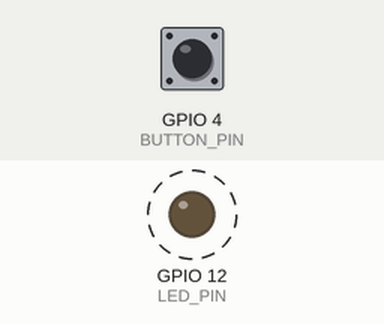
Bench run of a program on a simulated ESP32. On the bench: output pins drawn as LEDs (lit = HIGH). Dashed ring = blinking. The inputs (shaded band) are chosen by the test bench; at power-on: GPIO 4 (BUTTON_PIN) HIGH. What the program prints to the serial monitor is not drawn.

Above: at 1.2 s.
1.3 s: GPIO 4 (BUTTON_PIN) pulled LOW for 0.15 s
Timing chart, 0 to 10.3 s (numbered marks = the images above; inputs shaded):
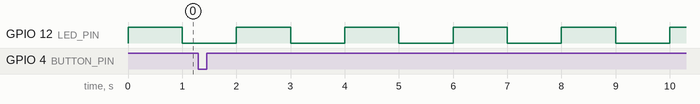

The program:

main.cpp
```cpp
/*
  * Exercício de utilização de queues com interrupção (obs: não há filtro para evitar boucing do botão de ISR)
  * Implementar e criar diferentes queues e verificar seu funcionamento
*/

/* Biblioteca Arduino*/
#include <Arduino.h>

/* Uso da API do freeRTOS*/
#include <freertos/FreeRTOS.h>
#include <freertos/task.h>
#include <freertos/queue.h>

/* Defines*/
#define LED_PIN 12
#define BUTTON_PIN 4

/* Prototypes das tasks */
void vTask1Code(void *pvParameters);

/* Prototypes dos tratadores de interrupção*/
void handleISRButton();

/* Handles das tasks*/
TaskHandle_t xHandleTask1 = NULL;

/* Handle de fila*/
QueueHandle_t xHandleQueue = NULL;

void setup() {

  // Configuração do monitor serial
  Serial.begin(115200);

  // Configuração do pino de LED
  pinMode(LED_PIN, OUTPUT);

  /*
    * Configuração do pino de entrada do botão, com resistor de pull up (da própria placa)
    * Necessária para possibilitar a interrupção
  */
  pinMode(BUTTON_PIN, INPUT_PULLUP);

  // Criação da fila
  xHandleQueue = xQueueCreate(30, sizeof(int));

  // Criação de interrupções
  attachInterrupt(digitalPinToInterrupt(BUTTON_PIN), handleISRButton, FALLING);

  // Criação das tasks
  if(xTaskCreate(vTask1Code, "TASK!", configMINIMAL_STACK_SIZE + 1024, NULL, 1, &xHandleTask1) != pdPASS){
    Serial.println("Falha na criação da TASK1");
    while(1);
  }
}

void loop() {

  // Acendimento de LED
  digitalWrite(LED_PIN, !digitalRead(LED_PIN));
  vTaskDelay(pdMS_TO_TICKS(1000));
}

/* Definição das Tasks*/
void vTask1Code(void *pvParameters){

  // Variável de armazenamento do valor recebido da fila
  int valorRecebido = 0;

  while(1){

    // Espera pela recepção do valor da fila
    xQueueReceive(xHandleQueue, &valorRecebido, portMAX_DELAY);
    Serial.println("Apertos de botao: " + String(valorRecebido));
  }
}

/* Definição dos tratadores de interrupção*/
void handleISRButton(){

  // Variável estática de implementação
  static int cont;

  // Incrementação
  cont++;

  // Envia contador para a fila
  xQueueSendFromISR(xHandleQueue, &cont, NULL);
}
```

Measured:
- by itself, GPIO 12 (LED_PIN): alternates HIGH for 1.0 s and LOW for 1.0 s
